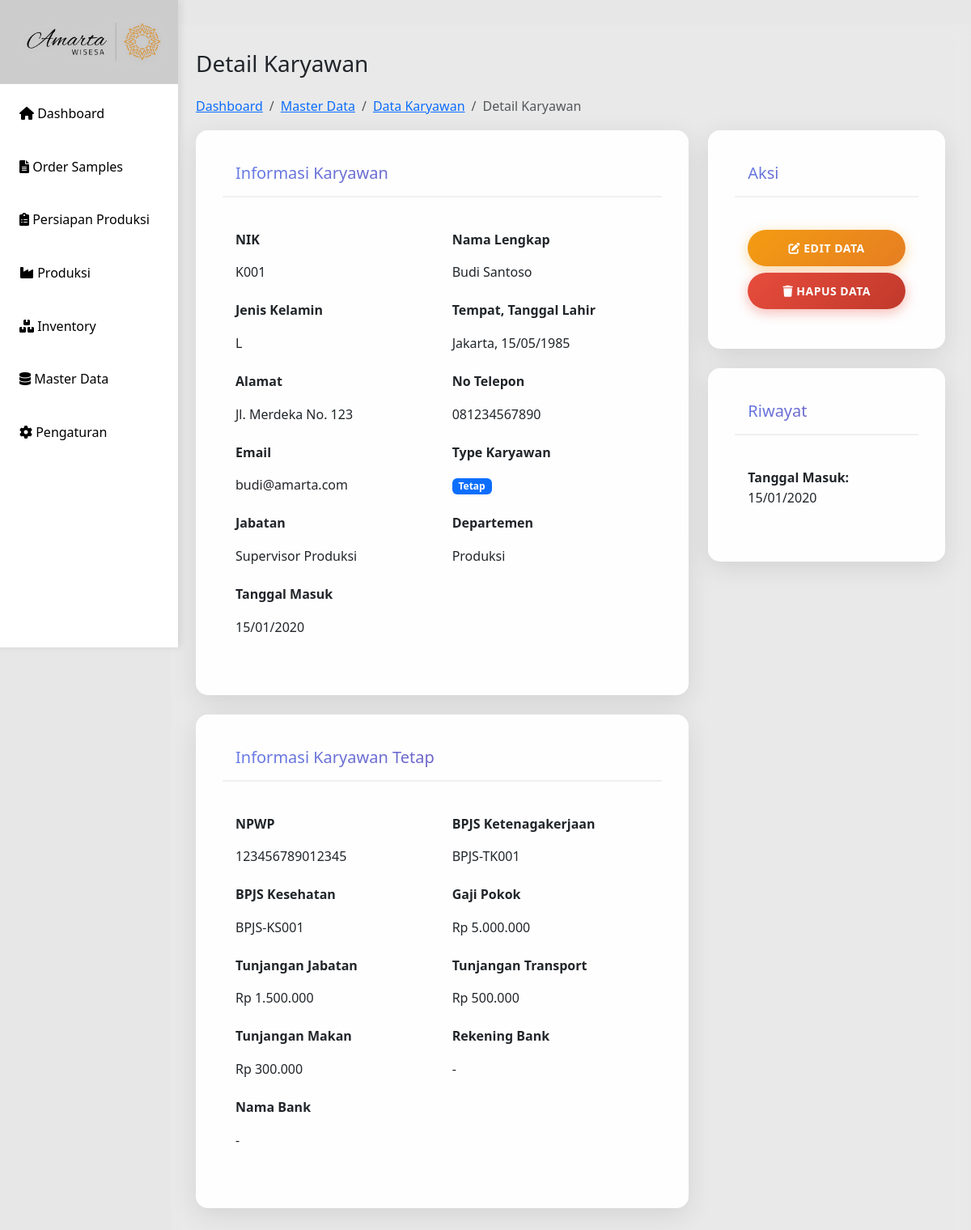
Page /detail-karyawan.php?id=1 on the earlier database version.
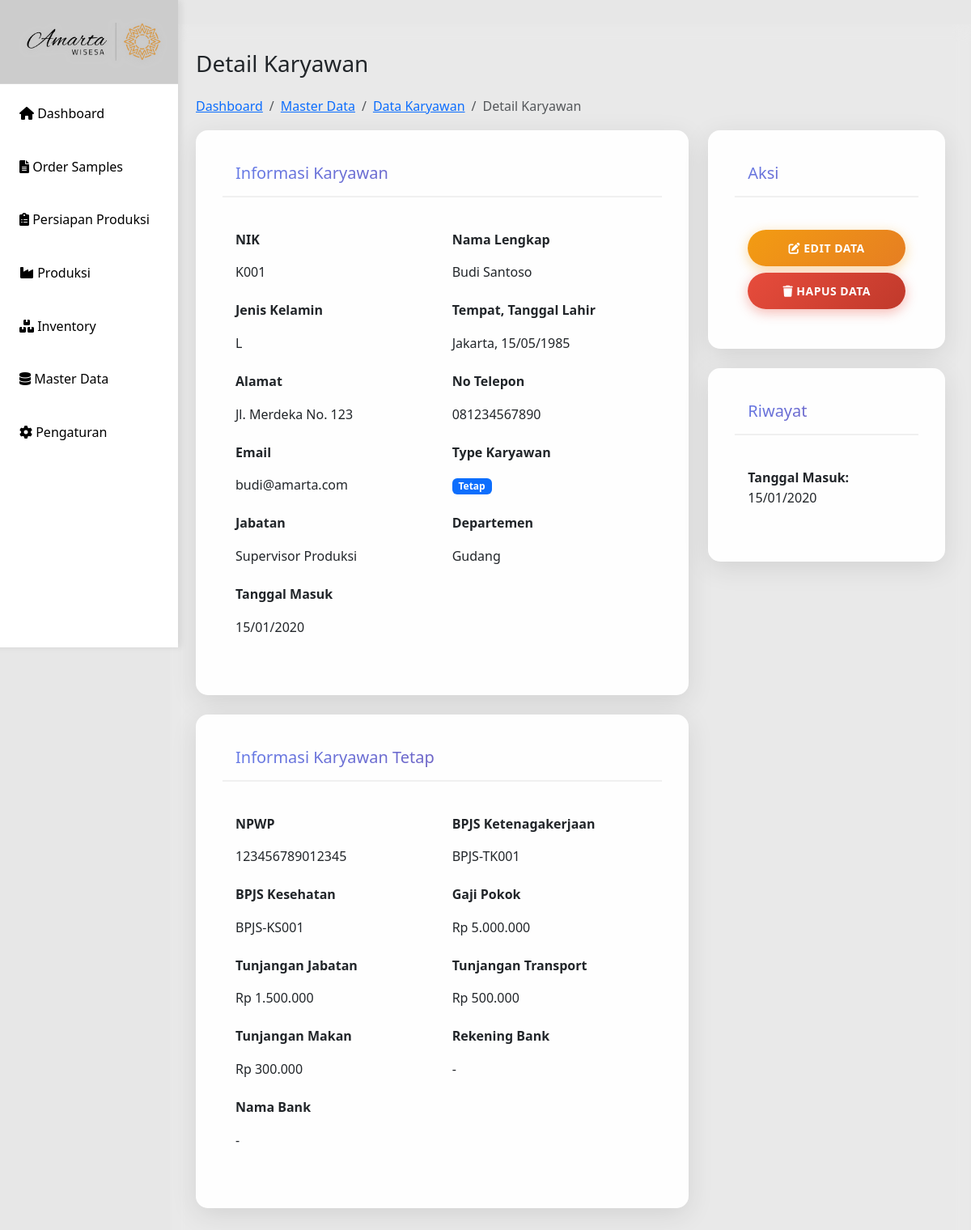
Same page on the later database version.
### tables this page shows
CREATE TABLE `karyawan` (
  `id_karyawan` int(11) NOT NULL,
  `nik` varchar(200) NOT NULL,
  `nama_lengkap` varchar(100) NOT NULL,
  `jenis_kelamin` enum('L','P') NOT NULL,
  `tempat_lahir` varchar(50) DEFAULT NULL,
  `tanggal_lahir` date DEFAULT NULL,
  `alamat` text DEFAULT NULL,
  `no_telepon` varchar(20) DEFAULT NULL,
  `email` varchar(100) DEFAULT NULL,
  `type_karyawan` enum('tetap','harian','borongan') NOT NULL,
  `status_karyawan` enum('aktif','nonaktif','cuti','keluar') DEFAULT 'aktif',
  `tanggal_masuk` date NOT NULL,
  `tanggal_keluar` date DEFAULT NULL,
  `id_jabatan` int(11) DEFAULT NULL,
  `id_departemen` int(11) DEFAULT NULL,
  `foto` varchar(255) DEFAULT NULL,
  `created_at` timestamp NOT NULL DEFAULT current_timestamp(),
  `updated_at` timestamp NOT NULL DEFAULT current_timestamp() ON UPDATE current_timestamp()
);

CREATE TABLE `departemen` (
  `id_departemen` int(11) NOT NULL,
  `nama_departemen` varchar(100) NOT NULL,
  `deskripsi` text DEFAULT NULL,
  `created_at` timestamp NOT NULL DEFAULT current_timestamp(),
  `updated_at` timestamp NOT NULL DEFAULT current_timestamp() ON UPDATE current_timestamp()
);

CREATE TABLE `jabatan` (
  `id_jabatan` int(11) NOT NULL,
  `nama_jabatan` varchar(100) NOT NULL,
  `deskripsi` text DEFAULT NULL,
  `created_at` timestamp NOT NULL DEFAULT current_timestamp(),
  `updated_at` timestamp NOT NULL DEFAULT current_timestamp() ON UPDATE current_timestamp()
);

### detail-karyawan.php (the view, shortened to what the changed rows need)
<?php
include 'includes/header.php';
include 'config/db.php';
$id_karyawan = $_GET['id'];
$sql = "SELECT k.*, j.nama_jabatan, d.nama_departemen
        FROM karyawan k
        LEFT JOIN jabatan j ON k.id_jabatan = j.id_jabatan
        LEFT JOIN departemen d ON k.id_departemen = d.id_departemen
        WHERE k.id_karyawan = ?";
$stmt = mysqli_prepare($conn, $sql);
mysqli_stmt_bind_param($stmt, "i", $id_karyawan);
mysqli_stmt_execute($stmt);
$result = mysqli_stmt_get_result($stmt);
$karyawan = mysqli_fetch_assoc($result);
?>
<div class="main-content">
    <div class="row">
        <div class="col-12">
            <h1 class="h3 mb-4">Detail Karyawan</h1>
            <div class="row">
                <div class="col-md-8">
                    <div class="card">
                        <div class="card-body">
                            <div class="row">
                                <div class="col-md-6">
                                    <div class="mb-3">
                                        <label class="form-label"><strong>NIK</strong></label>
                                        <p class="form-control-plaintext"><?= htmlspecialchars($karyawan['nik']); ?></p>
                                    </div>
                                </div>
                                <div class="col-md-6">
                                    <div class="mb-3">
                                        <label class="form-label"><strong>Nama Lengkap</strong></label>
                                        <p class="form-control-plaintext"><?= htmlspecialchars($karyawan['nama_lengkap']); ?></p>
                                    </div>
                                </div>
                            </div>
                            <div class="row">
                                <div class="col-md-6">
                                    <div class="mb-3">
                                        <label class="form-label"><strong>Jenis Kelamin</strong></label>
                                        <p class="form-control-plaintext"><?= htmlspecialchars($karyawan['jenis_kelamin']); ?></p>
                                    </div>
                                </div>
                                <div class="col-md-6">
                                    <div class="mb-3">
                                        <label class="form-label"><strong>Tempat, Tanggal Lahir</strong></label>
                                        <p class="form-control-plaintext">
                                            <?= htmlspecialchars($karyawan['tempat_lahir']); ?>,
                                            <?= date('d/m/Y', strtotime($karyawan['tanggal_lahir'])); ?>
                                        </p>
                                    </div>
                                </div>
                            </div>
                            <div class="row">
                                <div class="col-md-6">
                                    <div class="mb-3">
                                        <label class="form-label"><strong>Alamat</strong></label>
                                        <p class="form-control-plaintext"><?= htmlspecialchars($karyawan['alamat']); ?></p>
                                    </div>
                                </div>
                                <div class="col-md-6">
                                    <div class="mb-3">
                                        <label class="form-label"><strong>No Telepon</strong></label>
                                        <p class="form-control-plaintext"><?= htmlspecialchars($karyawan['no_telepon']); ?></p>
                                    </div>
                                </div>
                            </div>
                            <div class="row">
                                <div class="col-md-6">
                                    <div class="mb-3">
                                        <label class="form-label"><strong>Email</strong></label>
                                        <p class="form-control-plaintext"><?= htmlspecialchars($karyawan['email']); ?></p>
                                    </div>
                                </div>
                                <div class="col-md-6">
                                    <div class="mb-3">
                                        <p class="form-control-plaintext">
                                            <span class="badge bg-<?= $karyawan['type_karyawan'] == 'tetap' ? 'primary' : 'secondary'; ?>">
                                                <?= ucfirst($karyawan['type_karyawan']); ?>
                                            </span>
                                        </p>
                                    </div>
                                </div>
                            </div>
                            <div class="row">
                                <div class="col-md-6">
                                    <div class="mb-3">
                                        <label class="form-label"><strong>Jabatan</strong></label>
                                        <p class="form-control-plaintext"><?= htmlspecialchars($karyawan['nama_jabatan']); ?></p>
                                    </div>
                                </div>
                                <div class="col-md-6">
                                    <div class="mb-3">
                                        <label class="form-label"><strong>Departemen</strong></label>
                                        <p class="form-control-plaintext"><?= htmlspecialchars($karyawan['nama_departemen']); ?></p>
                                    </div>
                                </div>
                            </div>
                            <div class="row">
                                <div class="col-md-6">
                                    <div class="mb-3">
                                        <label class="form-label"><strong>Tanggal Masuk</strong></label>
                                        <p class="form-control-plaintext"><?= date('d/m/Y', strtotime($karyawan['tanggal_masuk'])); ?></p>
                                    </div>
                                </div>
                            </div>
                        </div>
                    </div>
                </div>
                <div class="col-md-4">
                    <div class="card mt-3">
                        <div class="card-body">
                            <p><strong>Tanggal Masuk:</strong><br>
                            <?= date('d/m/Y', strtotime($karyawan['tanggal_masuk'])); ?></p>
                        </div>
                    </div>
                </div>
            </div>
        </div>
    </div>
</div>
<?php
include 'includes/footer.php';
?>

Differences in the rows shown:
changed karyawan "Budi Santoso": id_departemen.nama_departemen "Produksi" → "Gudang"
